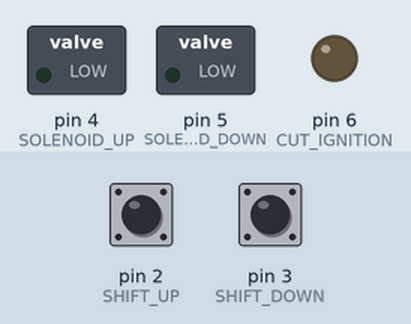
This sketch was run on a simulated Arduino Uno, built with avr-gcc and run on an emulated ATmega328P. Parts: switched loads named in the sketch (green lamp = pin HIGH), output pins drawn as LEDs (lit = HIGH). Dashed ring = blinking. The test bench sets the inputs (shaded band); at power-on: pin 2 (SHIFT_UP) LOW, pin 3 (SHIFT_DOWN) LOW.

Above: at 1.2 s.
1.3 s: pin 2 (SHIFT_UP) pulled HIGH for 0.15 s
At 1.7 s:
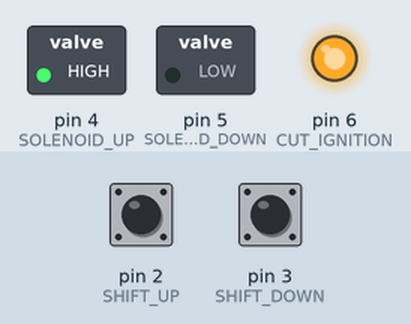
At 3.4 s:
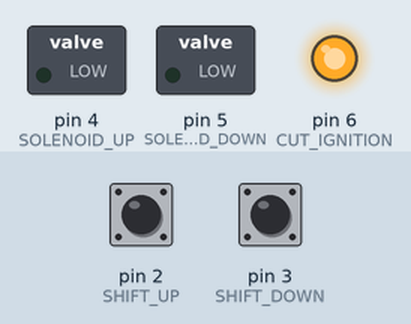
4.3 s: pin 3 (SHIFT_DOWN) pulled HIGH for 0.15 s
At 5.0 s:
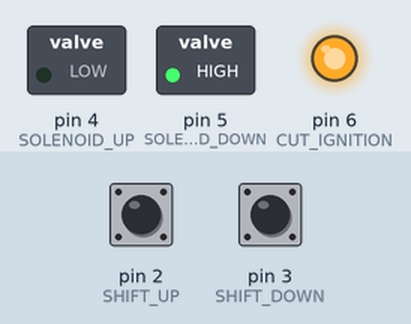
Timing chart, 0 to 7.3 s (numbered marks = the images above; inputs shaded):
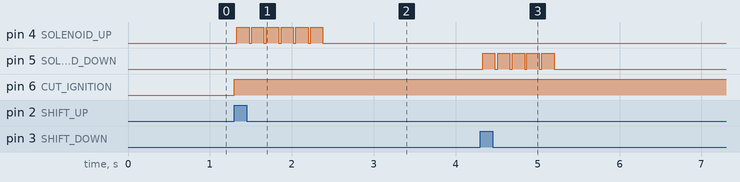

Measured:
- after the input at 1.3 s, pin 4 (SOLENOID_UP): alternates HIGH for 0.15 s and LOW for 0.03 s, 12 changes in all, then stays LOW, starting at once; pin 6 (CUT_IGNITION): LOW → HIGH at once
- after the input at 4.3 s, pin 5 (SOLENOID_DOWN): alternates HIGH for 0.15 s and LOW for 0.03 s, 10 changes in all, then stays LOW, starting at once

The sketch:

shifterV0.1.ino
```cpp
/*
  Shifter

  Controls a soleniod to shift up and down.

  October 3, 2014
  by David Lister

  Notes:

  Gears are 1 N 2 3 4 5 6
            1 0 2 3 4 5 6 When indexed in an array

  Numbered gears are reference by their verbose number in variables and symbolic constants.

  All time is in ms

  TODO:

    - Handle negative prior delays for preactivation (maybe)
    - Debounce

 */


/***** Symbolic Constants *****/

// Gears
const int ONE = 1;
const int NEUTRAL = 0;
const int TWO = 2;
const int THREE = 3;
const int FOUR = 4;
const int FIVE = 5;
const int SIX = 6;

// Shifting up PRIOR_DELAY (the delay in ms prior to shifting after the pulse is sent)
const unsigned long PRIOR_DELAY_ONE_TO_N = 30;
const unsigned long PRIOR_DELAY_N_TO_TWO = 30;
const unsigned long PRIOR_DELAY_TWO_TO_THREE = 30;
const unsigned long PRIOR_DELAY_THREE_TO_FOUR = 30;
const unsigned long PRIOR_DELAY_FOUR_TO_FIVE = 30;
const unsigned long PRIOR_DELAY_FIVE_TO_SIX = 30;
const unsigned long PRIOR_DELAY_SIX_END = 4000000000; // Prevents shifting higher than six

// To call array, properly, use the gear the car is in before shifting
const unsigned long PRIOR_DELAY_UP_ARRAY[] = {PRIOR_DELAY_N_TO_TWO,
                                              PRIOR_DELAY_ONE_TO_N,
                                              PRIOR_DELAY_TWO_TO_THREE,
                                              PRIOR_DELAY_THREE_TO_FOUR,
                                              PRIOR_DELAY_FOUR_TO_FIVE,
                                              PRIOR_DELAY_FIVE_TO_SIX,
                                              PRIOR_DELAY_SIX_END};

// Shifting down PRIOR_DELAY (the delay in ms prior to shifting after the puslse is sent)
const unsigned long PRIOR_DELAY_ONE_END = 4000000000; // Prevents shifting lower than one
const unsigned long PRIOR_DELAY_N_TO_ONE = 30;
const unsigned long PRIOR_DELAY_TWO_TO_N = 30;
const unsigned long PRIOR_DELAY_THREE_TO_TWO = 30;
const unsigned long PRIOR_DELAY_FOUR_TO_THREE = 30;
const unsigned long PRIOR_DELAY_FIVE_TO_FOUR = 30;
const unsigned long PRIOR_DELAY_SIX_TO_FIVE = 30;

// To call array, properly, use the gear the car is in before shifting
const unsigned long PRIOR_DELAY_DOWN_ARRAY[] = {PRIOR_DELAY_N_TO_ONE,
                                                PRIOR_DELAY_ONE_END,
                                                PRIOR_DELAY_TWO_TO_N,
                                                PRIOR_DELAY_THREE_TO_TWO,
                                                PRIOR_DELAY_FOUR_TO_THREE,
                                                PRIOR_DELAY_FIVE_TO_FOUR,
                                                PRIOR_DELAY_SIX_TO_FIVE};

// Shifting up HOLD_TIME (length of time in ms the solenoid is open)
const unsigned long  HOLD_TIME_ONE_TO_N = 150;
const unsigned long  HOLD_TIME_N_TO_TWO = 150;
const unsigned long  HOLD_TIME_TWO_TO_THREE = 150;
const unsigned long  HOLD_TIME_THREE_TO_FOUR = 150;
const unsigned long  HOLD_TIME_FOUR_TO_FIVE = 150;
const unsigned long  HOLD_TIME_FIVE_TO_SIX = 150;
const unsigned long  HOLD_TIME_SIX_END = 0; // Prevents shifting higher than six


// To call array, properly, use the gear the car is in before shifting
const unsigned long HOLD_TIME_UP_ARRAY[] = {HOLD_TIME_N_TO_TWO,
                                            HOLD_TIME_ONE_TO_N,
                                            HOLD_TIME_TWO_TO_THREE,
                                            HOLD_TIME_THREE_TO_FOUR,
                                            HOLD_TIME_FOUR_TO_FIVE,
                                            HOLD_TIME_FIVE_TO_SIX,
                                            HOLD_TIME_SIX_END};


// Shifting down HOLD_TIME (length of time in ms the solenoid is open)
const unsigned long  HOLD_TIME_ONE_END = 0;
const unsigned long  HOLD_TIME_N_TO_ONE = 150;
const unsigned long  HOLD_TIME_TWO_TO_N = 150;
const unsigned long  HOLD_TIME_THREE_TO_TWO = 150;
const unsigned long  HOLD_TIME_FOUR_TO_THREE = 150;
const unsigned long  HOLD_TIME_FIVE_TO_FOUR = 150;
const unsigned long  HOLD_TIME_SIX_TO_FIVE = 150;

// To call array, properly, use the gear the car is in before shifting
const unsigned long HOLD_TIME_DOWN_ARRAY[] = {HOLD_TIME_N_TO_ONE,
                                              HOLD_TIME_ONE_END,
                                              HOLD_TIME_TWO_TO_N,
                                              HOLD_TIME_THREE_TO_TWO,
                                              HOLD_TIME_FOUR_TO_THREE,
                                              HOLD_TIME_FIVE_TO_FOUR,
                                              HOLD_TIME_SIX_TO_FIVE};

// Pins

const int SHIFT_UP = 2;
const int SHIFT_DOWN = 3;
const int SHIFT_UP_INTERRUPT = 0;
const int SHIFT_DOWN_INTERRUPT = 1;
const int SOLENOID_UP = 4;
const int SOLENOID_DOWN = 5;
const int CUT_IGNITION = 6;

// States
const int IN_GEAR = 0;
const int SHIFTING_UP_PRIOR_DELAY = 1;
const int SHIFTING_UP_SOLENOID_ACTIVE = 2;
const int SHIFTING_DOWN_PRIOR_DELAY = 3;
const int SHIFTING_DOWN_SOLENOID_ACTIVE = 4;


/***** Global Variables *****/
boolean shiftUpFlag = 0;
boolean shiftDownFlag = 0;
int currentGear = NEUTRAL;
int state = IN_GEAR;
unsigned long lastOp = millis();

/***** Functions *****/

void shiftUp() {
  if ((state !=  SHIFTING_UP_SOLENOID_ACTIVE) and (state != SHIFTING_DOWN_SOLENOID_ACTIVE)){
    shiftUpFlag = 1;
    shiftDownFlag = 0;
    state = IN_GEAR;
  }
}

void shiftDown() {
  if ((state !=  SHIFTING_UP_SOLENOID_ACTIVE) and (state != SHIFTING_DOWN_SOLENOID_ACTIVE)){
    shiftUpFlag = 0;
    shiftDownFlag = 1;
    state = IN_GEAR;
  }
}

void setup() {

 pinMode(SHIFT_UP, INPUT);
 pinMode(SHIFT_DOWN, INPUT);
 pinMode(SOLENOID_UP, OUTPUT);
 pinMode(SOLENOID_DOWN, OUTPUT);
 pinMode(CUT_IGNITION, OUTPUT);

 digitalWrite(SOLENOID_UP, 0);
 digitalWrite(SOLENOID_DOWN, 0);
 digitalWrite(CUT_IGNITION, 0);

 attachInterrupt(SHIFT_UP_INTERRUPT, shiftUp, RISING);
 attachInterrupt(SHIFT_DOWN_INTERRUPT, shiftDown, RISING);

}

void loop() {

  switch (state) {

   case IN_GEAR:
     if (shiftUpFlag) {
       state = SHIFTING_UP_PRIOR_DELAY;
       digitalWrite(CUT_IGNITION, 1);
       lastOp = millis();
     }
     else if (shiftDownFlag) {
       state = SHIFTING_DOWN_PRIOR_DELAY;
       digitalWrite(CUT_IGNITION, 1);
       lastOp = millis();
     }
     break;

   case SHIFTING_UP_PRIOR_DELAY:
       if (millis() - lastOp >= PRIOR_DELAY_UP_ARRAY[currentGear]) {
         state = SHIFTING_UP_SOLENOID_ACTIVE;
         digitalWrite(SOLENOID_UP, 1);
         lastOp = millis();
       }
     break;

   case SHIFTING_UP_SOLENOID_ACTIVE:
       if (millis() - lastOp >= HOLD_TIME_UP_ARRAY[currentGear]) {
         state = IN_GEAR;
         digitalWrite(SOLENOID_UP, 0);
         digitalWrite(CUT_IGNITION, 0);
         currentGear = currentGear + 1;
         lastOp = millis();
       }
     break;

   case SHIFTING_DOWN_PRIOR_DELAY:
       if (millis() - lastOp >= PRIOR_DELAY_DOWN_ARRAY[currentGear]) {
         state = SHIFTING_DOWN_SOLENOID_ACTIVE;
         digitalWrite(SOLENOID_DOWN, 1);
         lastOp = millis();
       }
     break;

   case SHIFTING_DOWN_SOLENOID_ACTIVE:
     if (millis() - lastOp >= HOLD_TIME_DOWN_ARRAY[currentGear]) {
         state = IN_GEAR;
         digitalWrite(SOLENOID_DOWN, 0);
         digitalWrite(CUT_IGNITION, 0);
         currentGear = currentGear - 1;
         lastOp = millis();
       }
     break;

  }
}
```
